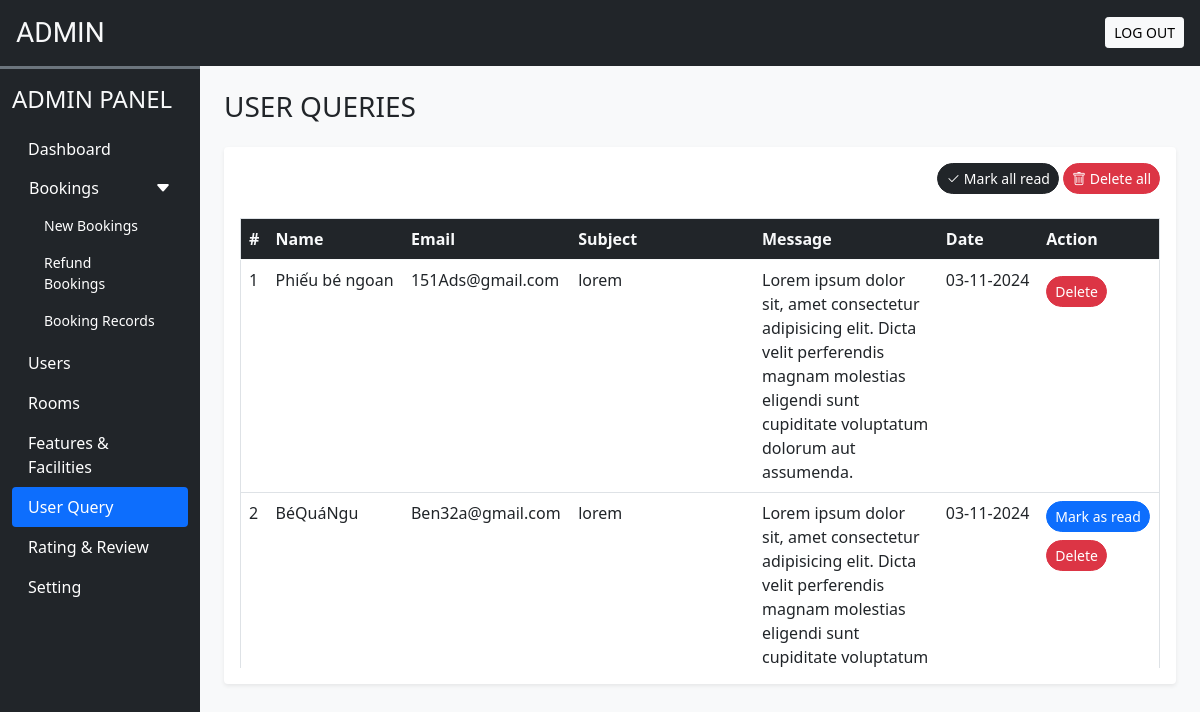
/Admin/user_queries.php (signed in), run on the app's committed database.
### tables this page shows
CREATE TABLE `user_queries` (
  `no` int(11) NOT NULL,
  `name` varchar(50) NOT NULL,
  `email` varchar(100) NOT NULL,
  `subject` varchar(255) NOT NULL,
  `message` varchar(255) NOT NULL,
  `datentime` datetime NOT NULL DEFAULT current_timestamp(),
  `seen` tinyint(4) NOT NULL DEFAULT 0
);

### Admin/user_queries.php (the view, shortened to what this page needs)
<!DOCTYPE html>
<html lang="en">
<head>
    <link rel="stylesheet" href="css/common.css">
    <?php   require("inc/links.php");
            require("inc/scripts.php");?>
</head>
<body class="bg-light">
    <?php
        include("inc/header.php");
    ?>
    <div class="container-fluid" id="main-content">
        <div class="row">
            <div class="col-lg-10 ms-auto p-4 overflow-hidden">
                <h3 class="mb-4">USER QUERIES</h3>
                <div class="card border-0 shadow-sm mb-4">
                    <div class="card-body">
                        <div class="text-end mb-4">
                            <a href="?seen=all" class="btn btn-dark rounded-pill shadow-none btn-sm"><i class="bi bi-check2"></i> Mark all read</a>
                            <a href="?del=all" class="btn btn-danger rounded-pill shadow-none btn-sm"><i class="bi bi-trash"></i> Delete all</a>
                        </div>
                        <div class="table-responsive-md" style="height: 450px; overflow-y:scroll;">
                            <table class="table table-hover border">
                                <thead class="sticky-top">
                                    <tr class="bg-dark text-light">
                                    <th scope="col">#</th>
                                    <th scope="col">Name</th>
                                    <th scope="col">Email</th>
                                    <th scope="col" width="20%">Subject</th>
                                    <th scope="col" width="20%">Message</th>
                                    <th scope="col">Date</th>
                                    <th scope="col">Action</th>
                                    </tr>
                                </thead>
                                <tbody>
                                    <?php
                                        $sql = "SELECT * FROM user_queries ORDER BY no DESC";
                                        $data = mysqli_query($conn, $sql);
                                        $i = 1;
                                        while($row = mysqli_fetch_assoc($data)){
                                            $date = Date("d-m-Y",strtotime($row['datentime']));
                                            $seen = '';
                                            if($row['seen']!=1){
                                                $seen = "<a href='?seen=$row[no]' class='btn btn-sm rounded-pill btn-primary'>Mark as read</a> <br>";
                                            }
                                            $seen.="<a href='?del=$row[no]' class='btn btn-sm rounded-pill btn-danger mt-2'>Delete</a>";
                                            echo<<<query
                                                <tr>
                                                    <td>$i</td>
                                                    <td>$row[name]</td>
                                                    <td>$row[email]</td>
                                                    <td>$row[subject]</td>
                                                    <td>$row[message]</td>
                                                    <td>$date</td>
                                                    <td>$seen</td>
                                                </tr>
                                            query;
                                            $i++;
                                        }
                                    ?>
                                </tbody>
                            </table>
                        </div>
                    </div>
                </div>
            </div>
        </div>
    </div>
</body>
</html>

### data on the page
user_queries: name "Phiếu bé ngoan", email "151Ads@gmail.com", subject "lorem", message "Lorem ipsum dolor sit, amet consectetur adipisicing elit. Dicta velit perferendis magnam molestias eligendi sunt cupiditate voluptatum dolorum aut assumenda.", datentime "03-11-2024"
user_queries: name "BéQuáNgu", email "Ben32a@gmail.com", subject "lorem", message "Lorem ipsum dolor sit, amet consectetur adipisicing elit. Dicta velit perferendis magnam molestias eligendi sunt cupiditate voluptatum…", datentime "03-11-2024"
